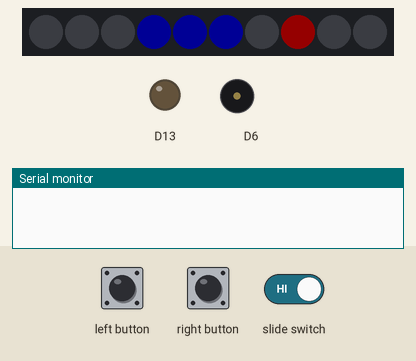
This sketch was run on a simulated Adafruit Circuit Playground Express. On the bench: 10 RGB LEDs in strip order, left to right, output pins drawn as LEDs (lit = HIGH), buzzer (waves = sounding), the last lines printed to the serial monitor. The inputs (shaded band) are chosen by the test bench. Dim RGB values are drawn brighter than linear.

Above: at 1.2 s.
1.3 s: left button pressed for 0.15 s
At 1.66 s:
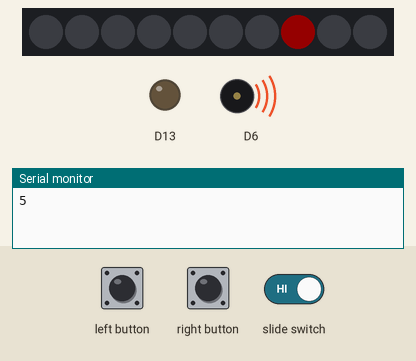
2.0 s: slide switch set LOW
At 3.62 s:
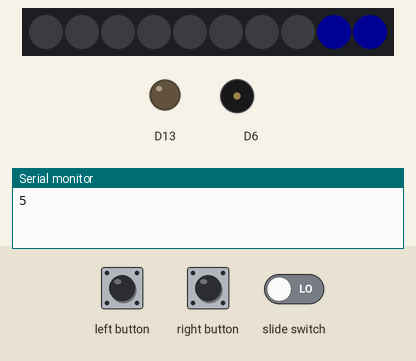
At 4.8 s:
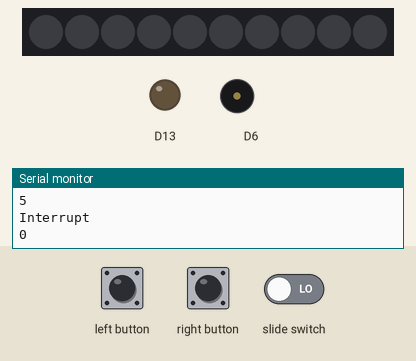
Timing chart, 0 to 6.3 s (numbered marks = the images above; inputs shaded):
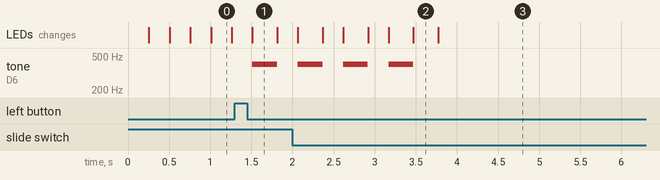

The sketch:

ENGR103_Game.ino
```cpp
#include <Adafruit_CircuitPlayground.h>

const int initSpeed = 250; //initial speed that the colors rotate in ms per LED
const int initLevel = 1; //starting level
const int levelScale = 10; //amount that the speed increases by in ms
volatile int levelNum = initLevel; //indicator of current level
volatile int LEDspeed = initSpeed; //current level speed

const int buttonA = 4;
const int buttonB = 5;
const int switchPin = 7;
volatile int k = 0;
const int notes[] = {262,294,330,349,392,440,494,523,650,750,850,950,1050,1150,1250,1350,1450};

bool switchState = 0;
volatile bool A_flag = false;
volatile bool B_flag = false;
volatile bool switchFlag = false;
volatile bool stopFlag = 0;
volatile bool resetFlag = 0;
volatile bool gameOver = 0;
volatile bool pauseFlag = 0;

int something;

void setup()
{
  CircuitPlayground.begin();
  attachInterrupt(digitalPinToInterrupt(buttonA), pause, RISING);
  attachInterrupt(digitalPinToInterrupt(buttonB), reset, RISING);
  attachInterrupt(digitalPinToInterrupt(switchPin), on_off, CHANGE);
  switchState = digitalRead(switchPin);
}

void loop() {
  CircuitPlayground.setPixelColor(7, 255, 0, 0);
  if(switchFlag)     //switch turns the game on or off
  {
    Serial.println("Interrupt");
    delay(5);
    switchState = digitalRead(switchPin);
    Serial.println(switchState);
    switchFlag = 0;
  }
  if(switchState == 1)
  {
    for(int k = 0; k < 10; k++)
    {
      int pin_num = k;
      int pin_two = k+1;
      int pin_three = k-1;
      if(gameOver == 1)
      {
        CircuitPlayground.playTone(400, 300);
        if(resetFlag)
        {
          CircuitPlayground.playTone(1400, 150);
          levelNum = initLevel;
          LEDspeed = initSpeed;
          gameOver = 0;
          resetFlag = !resetFlag;
        }
      }
      CircuitPlayground.setPixelColor(pin_num, 0, 0, 255);
      CircuitPlayground.setPixelColor(pin_two, 0, 0, 255);
      CircuitPlayground.setPixelColor(pin_three, 0, 0, 255);
      delay(LEDspeed);
      CircuitPlayground.setPixelColor(pin_num, 0, 0, 0);
      CircuitPlayground.setPixelColor(pin_two, 0, 0, 0);
      CircuitPlayground.setPixelColor(pin_three, 0, 0, 0);

      if (pauseFlag == 1){
        pauseFlag = 0;
        stop(k);
      }
    pauseFlag = 0;
    }
  }
  else if(switchState == 0);
  {
    for(int i = 0; i < 10; i++)
    {
      CircuitPlayground.setPixelColor(i, 0, 0, 0);
    }
  }
}

void pause(){
  pauseFlag = 1;
}
void stop( int k)
{
  pauseFlag = 0;
  int LEDspot = k;
  Serial.println(k);
  if(LEDspot == 6 || LEDspot == 7 || LEDspot == 8)
  {
    CircuitPlayground.playTone(notes[levelNum], 500);
    LEDspeed = 0.8*LEDspeed + 1;
    levelNum++;
  }
  else
  {
    gameOver = 1;
  }
}

void reset()
{
  resetFlag = !resetFlag;
}

void on_off()
{
  switchFlag = 1;
}
```

Measured:
- after the input at 1.3 s, tone on D6: silent → 400 Hz after 0.21 s, → silent 0.30 s later; the LEDs: change after 0.21 s (image 1)
- after the input at 2.0 s, tone on D6: goes on until 3.5 s, then stays silent
